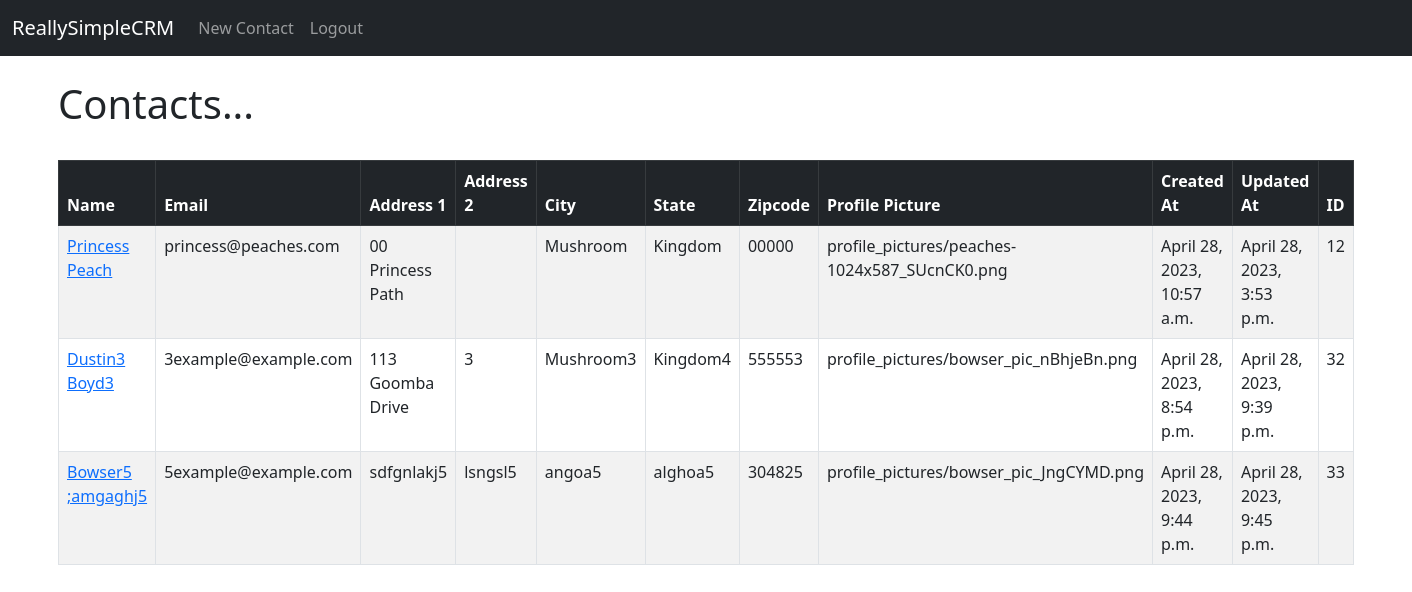
The app's page / (signed in), older data.
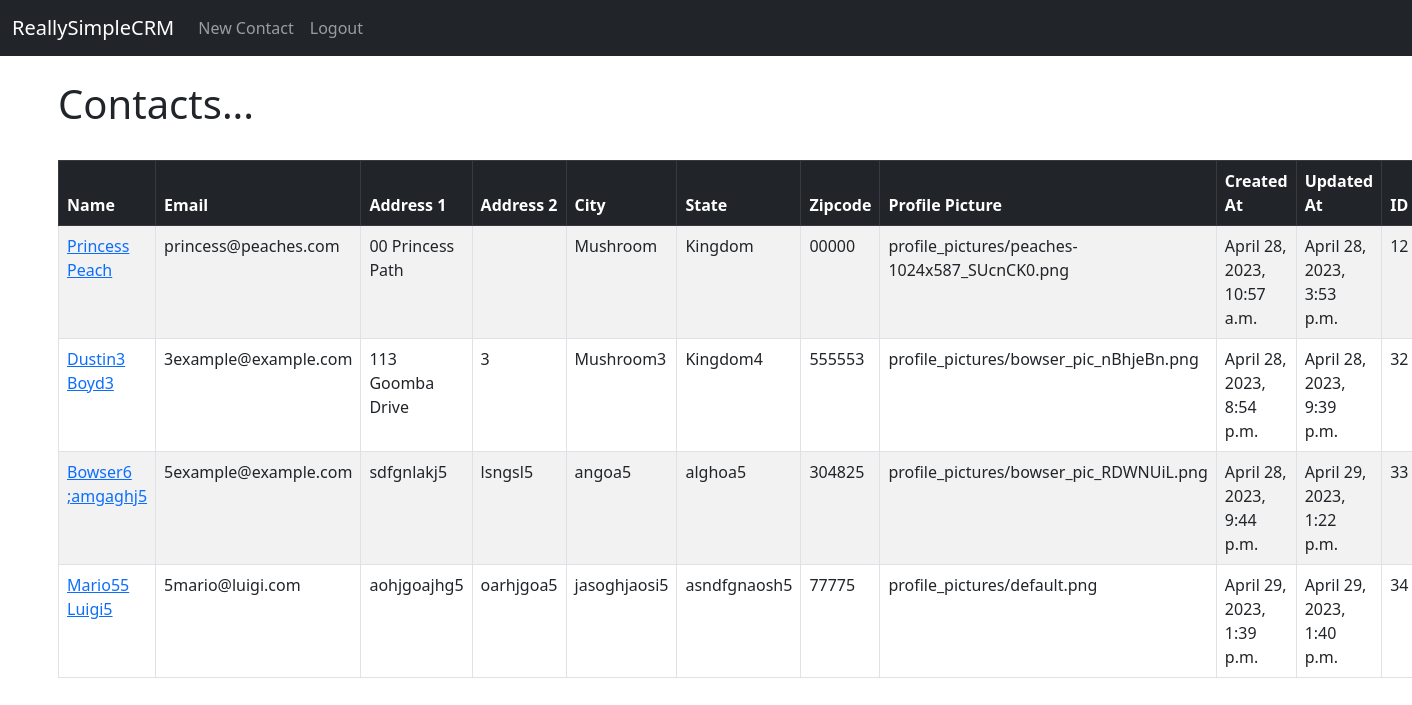
The same page, newer data.
### reallysimplecrm/models.py (models this page shows, shortened)
class Contact(models.Model):
    created_at = models.DateTimeField(auto_now_add=True)
    user = models.ForeignKey(User, on_delete=models.CASCADE)
    first_name = models.CharField(max_length=100)
    last_name = models.CharField(max_length=100)
    email = models.EmailField(blank=True, null=True)
    address_line_1 = models.CharField(max_length=100, blank=True, null=True)
    address_line_2 = models.CharField(max_length=100, blank=True, null=True)
    city = models.CharField(max_length=100, blank=True, null=True)
    state = models.CharField(max_length=100, blank=True, null=True)
    zipcode = models.CharField(max_length=10, blank=True, null=True)
    profile_picture = models.ImageField(upload_to='profile_pictures/', blank=True, null=True, default='profile_pictures/default.png')
    updated_at = models.DateTimeField(auto_now=True)

### reallysimplecrm/views.py (the view)
# urls.py: 2. Add a URL to urlpatterns:  path('', views.home, name='home')
def home(request):
    contacts = Contact.objects.all()
    if request.method == 'POST':
        username = request.POST['username']
        password = request.POST['password']
        user = authenticate(request, username=username, password=password)
        if user is not None:
            login(request, user)
            messages.success(request, "You Have Been Logged In!")
            return redirect('home')
        else:
            messages.success(
                request, "There Was An Error Logging In, Please Try Again...")
            return redirect('home')
    else:
        return render(request, 'home.html', {'contacts':contacts})

### reallysimplecrm/templates/home.html (shortened to what this page needs)
{% extends 'base.html' %}
{% block content %}
    {% if user.is_authenticated %}
    <h1>Contacts...</h1>
    <br />
    <table class="table table-striped table-hover table-bordered">
      <thead class="table-dark">
        <tr>
          <th scope="col">Name</th>
          <th scope="col">Email</th>
          <th scope="col">Address 1</th>
          <th scope="col">Address 2</th>
          <th scope="col">City</th>
          <th scope="col">State</th>
          <th scope="col">Zipcode</th>
          <th scope="col">Profile Picture</th>
          <th scope="col">Created At</th>
          <th scope="col">Updated At</th>
          <th scope="col">ID</th>
        </tr>
      </thead>
      <tbody>
      {% if contacts %}
        {% for contact in contacts%}
      <tr>
          <td><a href="{% url 'contact_detail' contact.id %}">{{ contact.first_name }}
              {{ contact.last_name }}</a></td>
            <td>{{ contact.email }}</td>
              <td>{{ contact.address_line_1 }}</td>
                <td>{{ contact.address_line_2 }}</td>
                  <td>{{ contact.city }}</td>
                    <td>{{ contact.state }}</td>
                      <td>{{ contact.zipcode }}</td>
                        <td>{{ contact.profile_picture }}</td>
                          <td>{% load tz %}{{ contact.created_at }}</td>
                            <td>{% load tz %}{{ contact.updated_at|timezone:"America/Chicago" }}</td>
                              <td>{{ contact.id }}</td>
        </tr>
      {% endfor %}
    {% endif %}
      </tbody>
    </table>
{% endif %}
{% endblock %}

Row changes from the older to the newer data that the page shows:
changed Contact ";amgaghj5": first_name "Bowser5" → "Bowser6"; profile_picture "profile_pictures/bowser_pic_JngCYMD.png" → "profile_pictures/bowser_pic_RDWNUiL.png"; updated_at "April 28, 2023, 9:45 p.m." → "April 29, 2023, 1:22 p.m."
added Contact: first_name "Mario55", last_name "Luigi5", email "5mario@luigi.com", address_line_1 "aohjgoajhg5", address_line_2 "oarhjgoa5", city "jasoghjaosi5", state "asndfgnaosh5", zipcode "77775", profile_picture "profile_pictures/default.png", created_at "April 29, 2023, 1:39 p.m.", updated_at "April 29, 2023, 1:40 p.m.", id "34"
